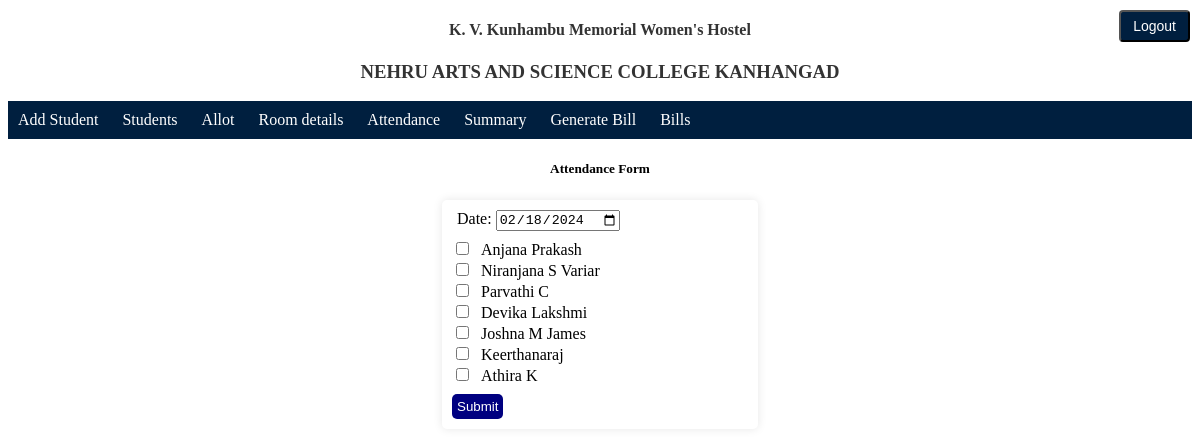
Page /attendance/ (signed in) on the earlier database version.
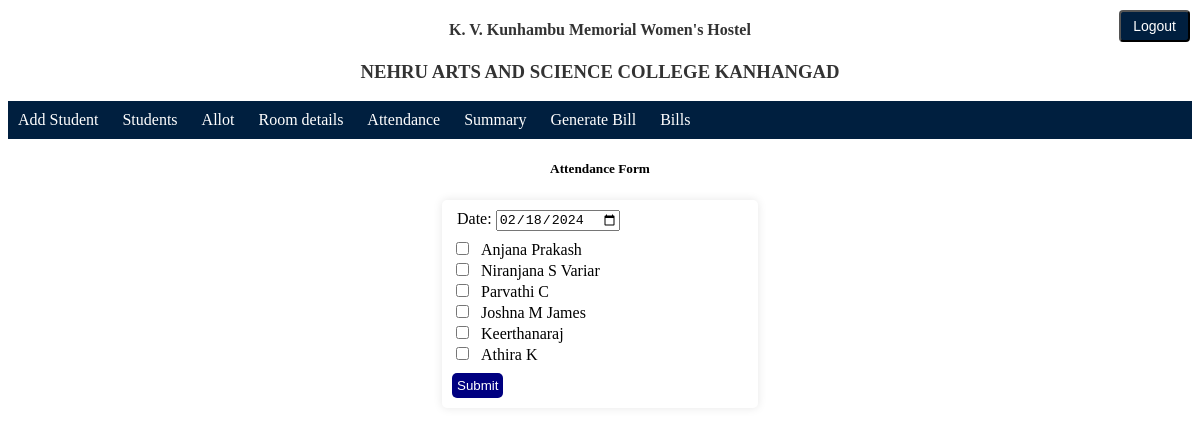
Same page on the later database version.
### hostel/models.py (models this page shows, shortened)
class Student(models.Model):
    name = models.CharField(max_length=50, unique=True)
    obc = 'OBC'
    oec = 'OEC'
    gen = 'GENERAL'
    sc = 'SC'
    st = 'ST'
    category_choices = [(obc,'OBC'),(oec,'OEC'),(gen,"GENERAL"),(sc,'SC'),(st,'ST')]
    category = models.CharField(max_length=20,choices=category_choices)
    pgm_id = models.ForeignKey(Programme,on_delete=models.CASCADE)
    yes = 'YES'
    no = 'NO'
    egrantz_choice = [(yes,'Yes'),(no,'No')]  #Change is needed No to NO
    E_Grantz = models.CharField(max_length = 10,choices=egrantz_choice)

### hostel/views.py (the view, shortened to what this page needs)
# urls.py: path('attendance/',views.mark_attendance,name='mark_attendance'),
@login_required()
def mark_attendance(request):
    today = date.today()  # Get today's date
    att = {
        'attendance': Student.objects.all(),
        'today': today.strftime('%Y-%m-%d')  # Format today's date as a string
    }
    return render(request, 'hostel/attendance.html', att)

### hostel/templates/hostel/attendance.html (shortened to what this page needs)
{% extends 'base.html' %}
{% block content %}
<h5>Attendance Form</h5>
<div class="attendance-validation">
    <div class="attendance-form">
        <form action="{% url 'mark_attendance' %}" method="post">
            <label for="date">Date:</label>
            <input type="date" id="date" name="date" value="{{ today }}"> <br>
            {% for i in attendance %}
                <input type="checkbox" id="{{ i.name }}" name="name" value="{{ i.name }}">
                <label for="{{ i.name }}">{{ i.name }}</label>
                <br>
            {% endfor %}
            <input type="submit" value="Submit">
        </form>
    </div>
</div>
{% endblock %}

Differences in the rows shown:
removed Student: name "Devika Lakshmi"
